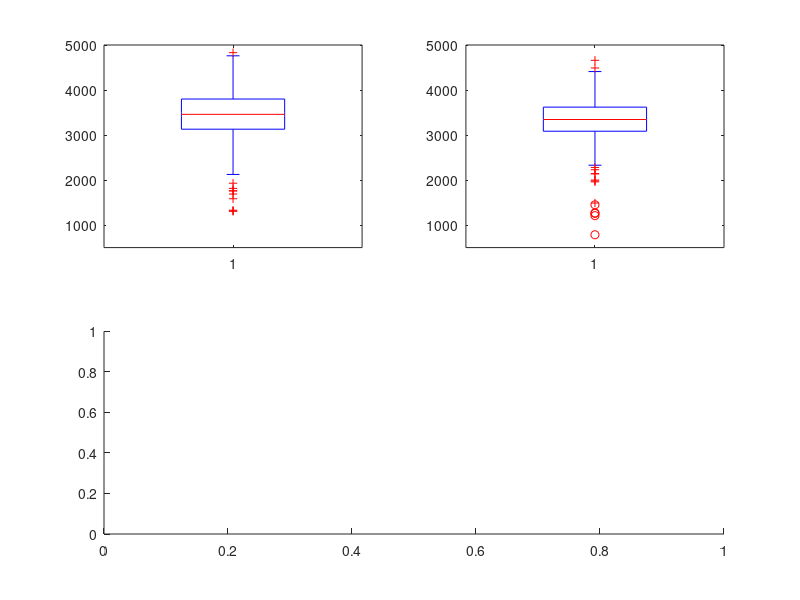

Source code (MATLAB): (Note: this script raises an error after producing the figure.)
%% Problem 4: Fordelningar av givna data
    load birth.dat
    x = birth(birth(:, 20) < 3, 3);
    y = birth(birth(:, 20) == 3, 3);
    % Uppgift men med alkohol som undersöks
    % x = birth(birth(:, 26) < 2, 3);
    % y = birth(birth(:, 26) == 2, 3);

%% Använd length för att se storleken på vektorerna x och y
    x_length = length(x) % det här ger längden på vektorn x
    y_length = length(y) % det här ger längden på vektorn y
    whos x y; %% för att se detaljer om vektorerna x och y

%% Problem 4: Fordelningar av givna data (forts.)
    subplot(2,2,1), boxplot(x),
    axis([0 2 500 5000])
    subplot(2,2,2), boxplot(y),
    axis([0 2 500 5000])

%% Problem 4: Fordelningar av givna data (forts.)
    subplot(2,2,3:4), ksdensity(x),
    hold on
    [fy, ty] = ksdensity(y);
    plot(ty, fy, 'r')
    hold off